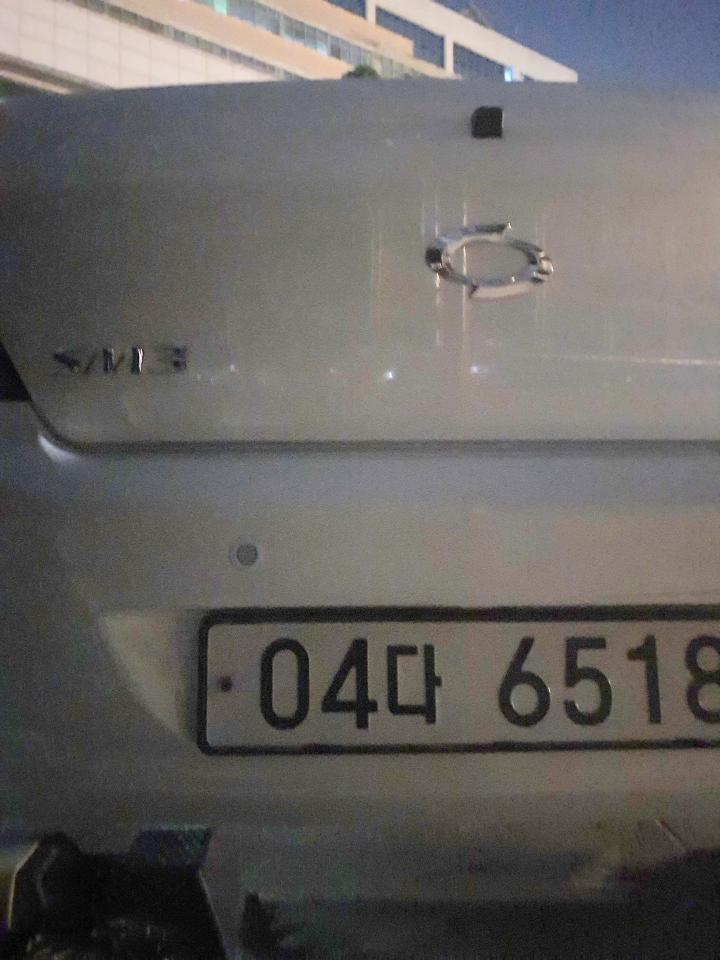
#> input picture camera/test0.jpg, 1440 x 1920 px (shown at 1/2 size)
$ python -i carnumber.py   (imports and definitions only)
#> lines starting #> are read from the running program, lines starting #| are printed output that depends on the picture; after the words box and inside, x2 and y2 are one past the last pixel; in counts of white or black regions, pixels touching at a corner belong together
#> further down, picture is the input picture: shape (1920, 1440, 3); mean B, G, R 97.3, 99.5, 102.4
import cv2
import numpy as np
import matplotlib.pyplot as plt
import json
import requests
import sys


# [29 lines left out: functions kakao_ocr, receiveImg, not called in this run]


def carnumber_feature(img_ori):
    height, width, channel = img_ori.shape
#> height = 1920; width = 1440; channel = 3

    gray = cv2.cvtColor(img_ori, cv2.COLOR_BGR2GRAY)
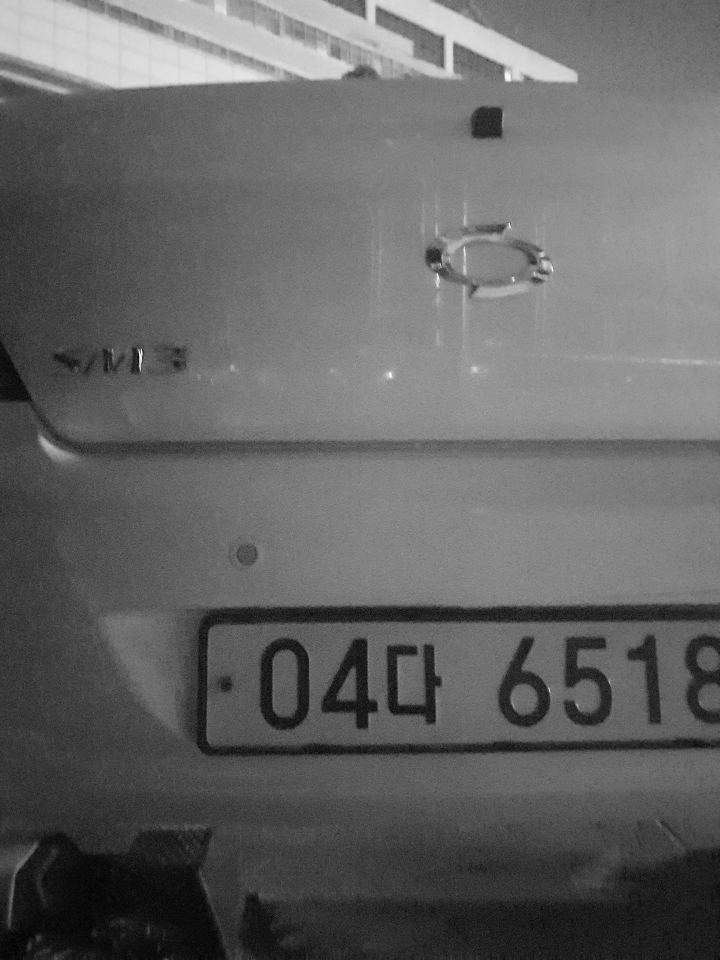
#> gray: shape (1920, 1440) (shown at 1/2 size); min 0, max 254, mean 100.1

    structuringElement = cv2.getStructuringElement(cv2.MORPH_RECT, (3, 3))

    imgTopHat = cv2.morphologyEx(gray, cv2.MORPH_TOPHAT, structuringElement)
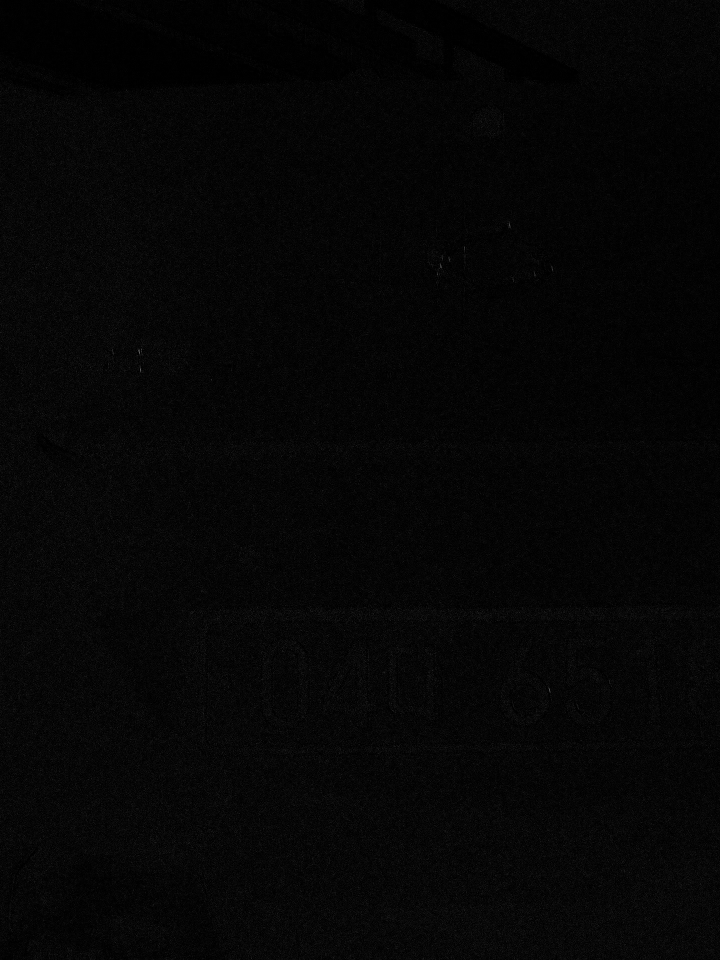
#> imgTopHat: shape (1920, 1440) (shown at 1/2 size); min 0, max 150, mean 5.4
    imgBlackHat = cv2.morphologyEx(gray, cv2.MORPH_BLACKHAT, structuringElement)

    imgGrayscalePlusTopHat = cv2.add(gray, imgTopHat)
    gray = cv2.subtract(imgGrayscalePlusTopHat, imgBlackHat)

    imgTopHat = cv2.morphologyEx(gray, cv2.MORPH_TOPHAT, structuringElement)
    imgBlackHat = cv2.morphologyEx(gray, cv2.MORPH_BLACKHAT, structuringElement)

    imgGrayscalePlusTopHat = cv2.add(gray, imgTopHat)
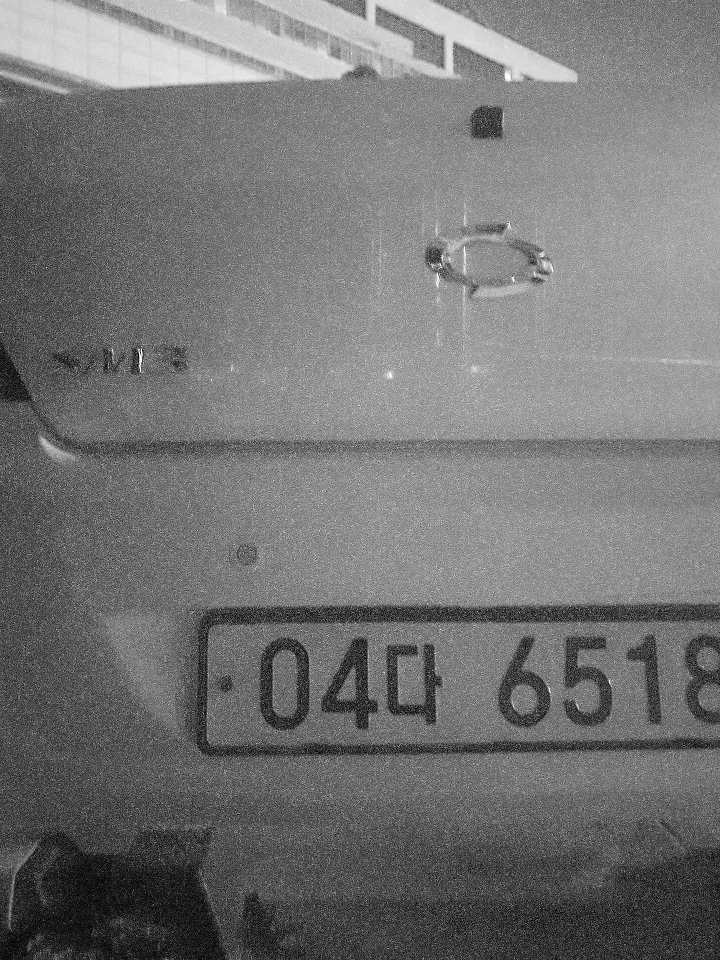
#> imgGrayscalePlusTopHat: shape (1920, 1440) (shown at 1/2 size); min 0, max 255, mean 115.6
    gray = cv2.subtract(imgGrayscalePlusTopHat, imgBlackHat)

    img_blurred = cv2.GaussianBlur(gray, ksize=(5, 5), sigmaX=0)

    img_thresh = cv2.adaptiveThreshold(
        img_blurred,
        maxValue=255.0,
        adaptiveMethod=cv2.ADAPTIVE_THRESH_GAUSSIAN_C,
        thresholdType=cv2.THRESH_BINARY_INV,
        blockSize=19,
        C=9
    )
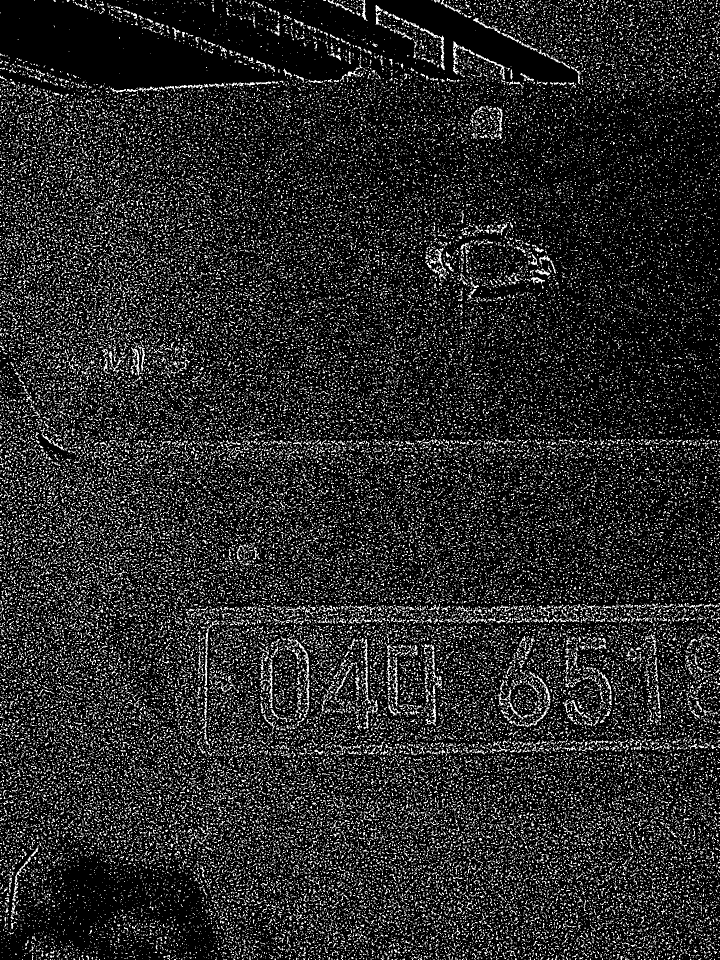
#> img_thresh: shape (1920, 1440) (shown at 1/2 size); 15.7% white in thin lines or dots
    contours,_= cv2.findContours(
        img_thresh,
        mode=cv2.RETR_LIST,
        method=cv2.CHAIN_APPROX_SIMPLE
    )
#> contours = 59342 contours, 58624 with area under 20; largest, box (x1, y1, x2, y2) and area: (575, 1269, 621, 1411) 540, (519, 1310, 546, 1416) 388, (409, 1239, 439, 1372) 332, (840, 56, 889, 123) 303, (782, 1333, 796, 1415) 288

    temp_result = np.zeros((height, width, channel), dtype=np.uint8)

    contours_dict = []

    for contour in contours:
        x, y, w, h = cv2.boundingRect(contour)
        cv2.rectangle(temp_result, pt1=(x, y), pt2=(x + w, y + h), color=(255, 255, 255), thickness=2)

        # insert to dict
        contours_dict.append({
            'contour': contour,
            'x': x,
            'y': y,
            'w': w,
            'h': h,
            'cx': x + (w / 2),
            'cy': y + (h / 2)
        })
#> this loop made 59342 passes
#> (contour, x, y, w, h) on passes 2, 3, 5: ([[1328, 1919], [1329, 1919]], 1328, 1919, 2, 1), ([[1306, 1919], [1307, 1919]], 1306, 1919, 2, 1), ([[1225, 1919], [1226, 1919]], 1225, 1919, 2, 1)
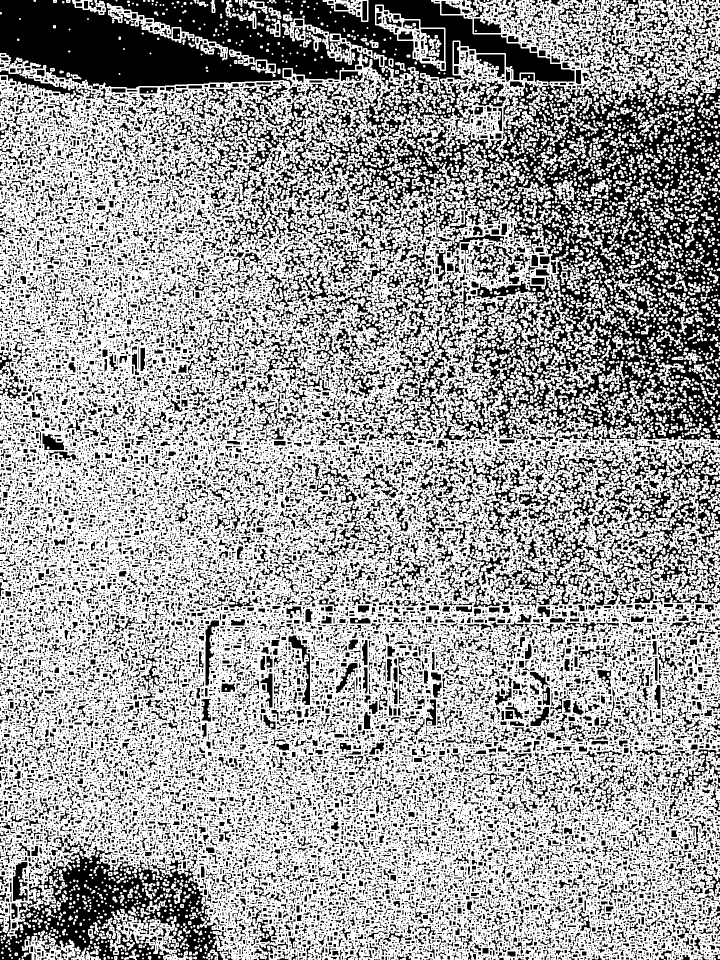
#> temp_result: shape (1920, 1440, 3) (shown at 1/2 size); 62.8% white; 25788 black regions (19887 under 20 px), largest, box (x1, y1, x2, y2) and area: (0, 0, 1440, 886) 358598, (0, 1667, 465, 1920) 45543, (968, 883, 1440, 1215) 44112
#> after the loop, contours_dict = 59342 items

#> (the run stopped early here; a loop or call above may not have finished)

$ run again, on camera/test2.jpg
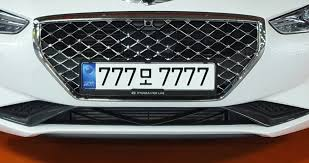
#> input picture camera/test2.jpg, 309 x 163 px
#> picture is the input picture: shape (163, 309, 3); mean B, G, R 108.5, 109.8, 111.4
#> in carnumber_feature, `img_thresh = cv2.adaptiveThreshold( img_blurred, maxValue=255.0, adapt..`:
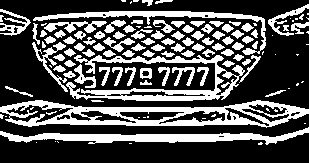
#> img_thresh: shape (163, 309); 32.2% white; 127 white regions (42 under 20 px)
#> contours = 167 contours, 69 with area under 20; largest, box (x1, y1, x2, y2) and area: (0, 100, 309, 128) 5586, (66, 55, 245, 101) 2346, (0, 127, 309, 145) 1794, (33, 11, 266, 55) 1054, (6, 104, 74, 124) 620
#> the loop in carnumber_feature, `for contour in contours:` made 167 passes
#> (x, y, w, h) on passes 2, 3, 5: (258, 142, 5, 3), (36, 142, 1, 1), (55, 141, 1, 1)
#> after the loop in carnumber_feature, `for contour in contours:`:
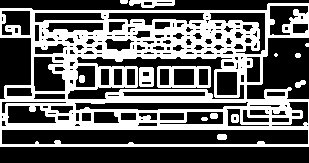
#> temp_result: shape (163, 309, 3); 39.2% white; 14 white regions (2 under 20 px), largest, box (x1, y1, x2, y2) and area: (0, 3, 309, 147) 18328, (157, 66, 211, 88) 572, (139, 67, 154, 87) 254
#> after the loop in carnumber_feature, `for contour in contours:`: contours_dict = 167 items
